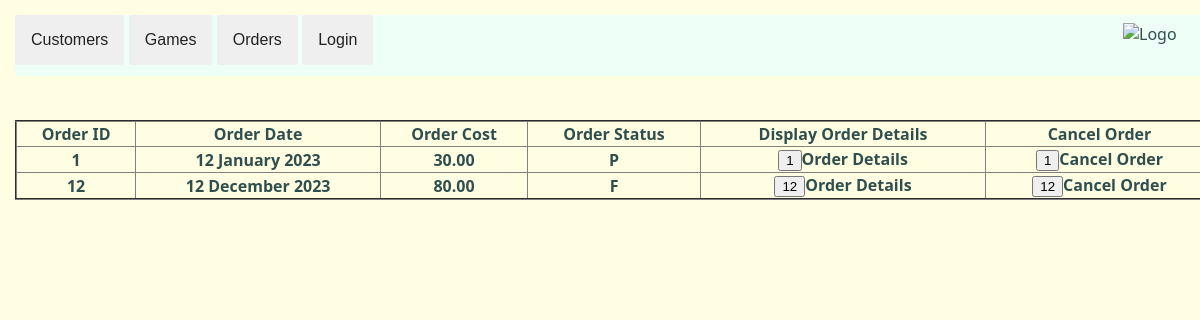
The app's page /src/Orders/manageOrders.php (signed in) with its own data.
### tables this page shows
CREATE TABLE `orders` (
  `order_id` int(11) NOT NULL AUTO_INCREMENT,
  `order_date` date NOT NULL,
  `cost` decimal(6,2) NOT NULL,
  `status` char(1) NOT NULL DEFAULT 'P',
  `cust_id` int(11) DEFAULT NULL,
  PRIMARY KEY (`order_id`),
  KEY `cust_id` (`cust_id`),
  CONSTRAINT `orders_ibfk_1` FOREIGN KEY (`cust_id`) REFERENCES `customers` (`cust_id`)
);

### src/Orders/manageOrders.php (the view, shortened to what this page needs)
<?php
try{
    $pdo = new PDO('mysql:host=localhost;dbname=shippingapp; charset=utf8', 'root', '');
    $pdo->setAttribute(PDO::ATTR_ERRMODE, PDO::ERRMODE_EXCEPTION);
    $OrderSQL = 'SELECT DISTINCT Order_Id, DATE_FORMAT(Order_Date, "%d %M %Y") as ord_date, Cost, Status FROM Orders
                WHERE Status != "Cancelled" AND Status != "Returned" AND Cust_Id='.$_SESSION['cust_id'].'
                ORDER BY Order_Id';
    $result = $pdo->query($OrderSQL);
    echo "<section style='text-align:center;'>";
        echo '<table border=2 style="border-collapse:collapse;">
        <tr><th>Order ID</th><th>Order Date</th><th>Order Cost</th><th>Order Status</th><th>Display Order Details</th><th>Cancel Order</th></tr>';
        while($row = $result->fetch()){
            echo
            '<tr>
                <th>'.$row['Order_Id'].'</th>
                <th>'.$row['ord_date'].'</th>
                <th>'.$row['Cost'].'</th>
                <th>'.$row['Status'].'</th>
                <th>
                    <form method="get" action="manageOrders.php">
                        <input type="submit" name="details" value='.$row['Order_Id'].'>Order Details</button>
                        <input type="hidden" value='.$row['Order_Id'].' name="order_id">
                    </form>
                </th>
                <th>
                    <form method="get" action="manageOrders.php">
                    <input type="submit" name="cancel" value='.$row['Order_Id'].'>Cancel Order</button>
                    <input type="hidden" value='.$row['Order_Id'].' name="order_id">
                    </form>
                </th>
            </tr>';
        }
    echo "</section><br><br>";
}catch(PDOException $e){
    $output = 'Unable to connect to the database server: ' . $e->getMessage() . ' in ' . $e->getFile() . ':' . $e->getLine();
}
echo "</body></html>";
?>

### public/css/styles.css (style rules this page uses)
body { height:100vh; width:100%; padding:15px; margin:0; background-color:rgb(255, 253, 226); font-family: 'Segoe UI', Tahoma, Geneva, Verdana, sans-serif; overflow-x: hidden; color:darkslategrey; }
button { border-radius: 3px; color: rgb(34, 34, 34); padding: 16px; font-size: 16px; border: none; }
.dropdown { position: relative; display: inline-block; }
header { background-color:rgb(238, 255, 248); display:flex; flex-direction:row; justify-content: space-between; width:100%; }
nav, nav li, nav a, footer a { color:darkslategrey; display:inline-block; text-decoration:none; list-style-type:none; font-family:'Trebuchet MS', 'Lucida Sans Unicode', 'Lucida Grande', 'Lucida Sans', Arial, sans-serif; }
input { align-self: right; }
.logo { padding:0.5em 2em; }
section { box-sizing:content-box; width:100%; display:flex; flex-direction:column; }

### records on screen
orders: order_id "1", ord_date "12 January 2023", cost "30.00", status "P", details "1", cancel "1"
orders: order_id "12", ord_date "12 December 2023", cost "80.00", status "F", details "12", cancel "12"
